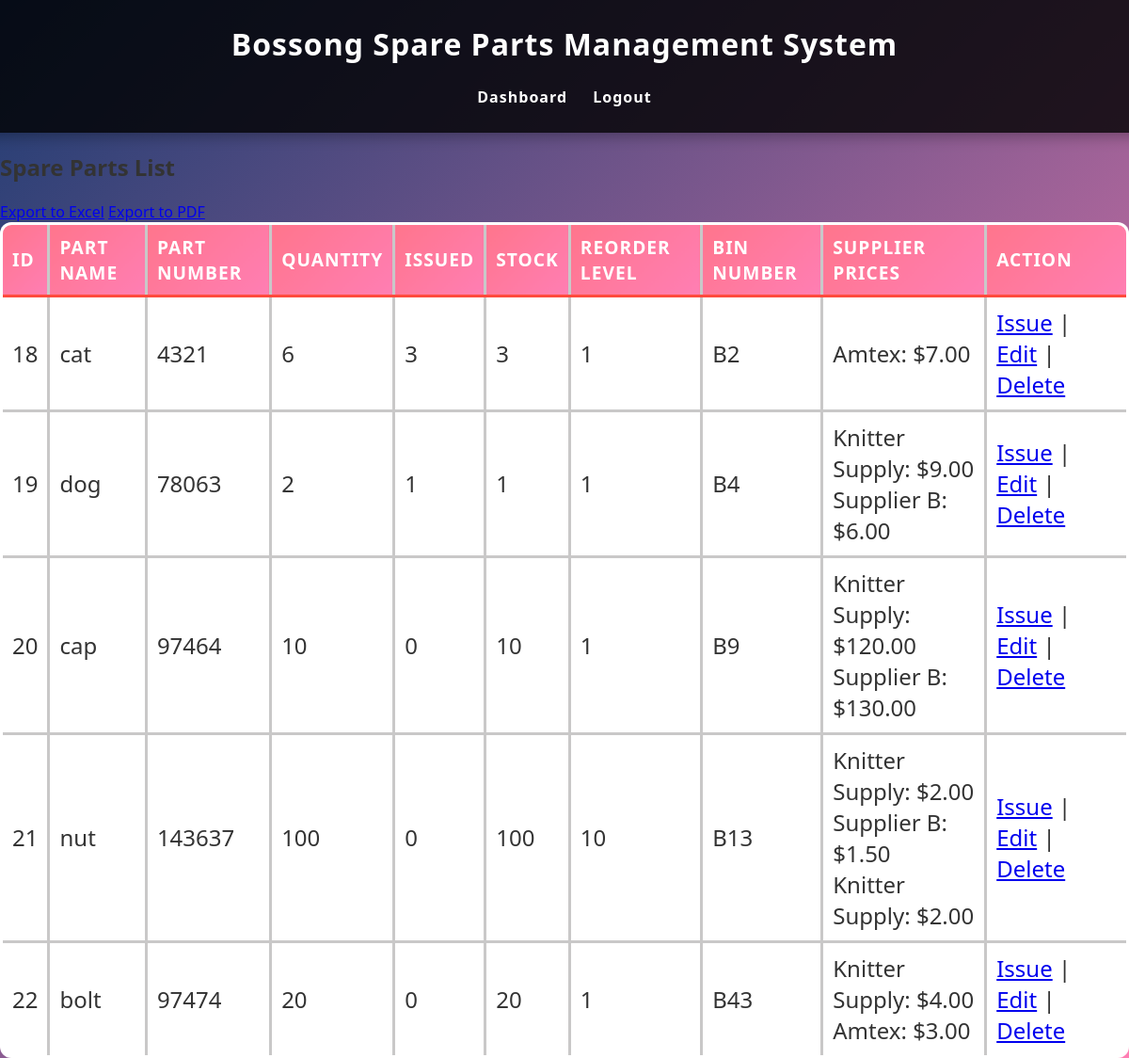
The page / (signed in) on the database its author committed.
### tables this page shows
CREATE TABLE `spare_parts` (
  `id` int(11) NOT NULL,
  `part_name` varchar(255) NOT NULL,
  `part_number` varchar(100) NOT NULL,
  `quantity` int(11) NOT NULL,
  `issued_quantity` int(11) DEFAULT 0,
  `reorder_level` int(11) NOT NULL,
  `bin_number` varchar(50) DEFAULT NULL,
  `supplier` varchar(100) DEFAULT NULL,
  `photo` varchar(255) DEFAULT NULL,
  `created_at` timestamp NOT NULL DEFAULT current_timestamp()
);

### index.php (the view, shortened to what this page needs)
<?php
include 'db.php';
$stmt = $conn->query("SELECT *, (quantity - issued_quantity) AS current_stock FROM spare_parts");
$parts = $stmt->fetchAll(PDO::FETCH_ASSOC);
?>
<!DOCTYPE html>
<html lang="en">
<head>
    <link rel="stylesheet" href="style.css">
</head>
<body>
    <header>
        <h1>Bossong Spare Parts Management System</h1>
        <nav>
            <a href="dashboard.php">Dashboard</a>
            <a href="logout.php">Logout</a>
        </nav>
    </header>
    <div class="form-container">
        <h2>Spare Parts List</h2>
        <div class="export-options">
            <a href="export.php?type=excel">Export to Excel</a>
            <a href="export.php?type=pdf">Export to PDF</a>
        </div>
        <table>
            <thead>
                <tr>
                    <th>ID</th>
                    <th>Part Name</th>
                    <th>Part Number</th>
                    <th>Quantity</th>
                    <th>Issued</th>
                    <th>Stock</th>
                    <th>Reorder Level</th>
                    <th>Bin Number</th>
                    <th>Supplier Prices</th>
                    <th>Action</th>
                </tr>
            </thead>
            <tbody>
                <?php foreach ($parts as $part): ?>
                    <tr class="<?= ($part['current_stock'] <= $part['reorder_level']) ? 'reorder' : '' ?>">
                        <td><?= $part['id'] ?></td>
                        <td><?= $part['part_name'] ?></td>
                        <td><?= $part['part_number'] ?></td>
                        <td><?= $part['quantity'] ?></td>
                        <td><?= $part['issued_quantity'] ?></td>
                        <td><?= $part['current_stock'] ?></td>
                        <td><?= $part['reorder_level'] ?></td>
                        <td><?= $part['bin_number'] ?></td>
                        <td>
                            <?php
                            $stmt = $conn->prepare("SELECT suppliers.supplier_name, part_prices.price FROM part_prices
                                                    JOIN suppliers ON part_prices.supplier_id = suppliers.id
                                                    WHERE part_prices.part_id = ?");
                            $stmt->execute([$part['id']]);
                            $supplier_prices = $stmt->fetchAll(PDO::FETCH_ASSOC);
                            if (!empty($supplier_prices)) {
                                foreach ($supplier_prices as $supplier_price) {
                                    echo "{$supplier_price['supplier_name']}: $" . number_format($supplier_price['price'], 2) . "<br>";
                                }
                            } else {
                                echo "No supplier prices available.";
                            }
                            ?>
                        </td>
                        <td>
                            <a href="issue.php?id=<?= $part['id'] ?>">Issue</a> |
                            <a href="edit.php?id=<?= $part['id'] ?>">Edit</a> |
                            <a href="delete.php?id=<?= $part['id'] ?>" onclick="return confirm('Are you sure?')">Delete</a>
                        </td>
                    </tr>
                <?php endforeach; ?>
            </tbody>
        </table>
    </div>
</body>
</html>

### style.css (style rules this page uses)
body { font-family: 'Segoe UI', Tahoma, Geneva, Verdana, sans-serif; margin: 0; padding: 0; color: #333; min-height: 100vh; display: flex; flex-direction: column; align-items: center; justify-content: center; background: linear-gradient(-45deg, #1e3c72, #2a5298, #ff758c, #ff7eb3, #1e3c72); background-size: 400% 400%; animation: gradientBG 12s ease infinite; }
header { background: rgba(0, 0, 0, 0.8); color: #fff; padding: 25px; width: 100%; text-align: center; box-shadow: 0 4px 15px rgba(0, 0, 0, 0.3); font-size: 1.5rem; font-weight: bold; letter-spacing: 1px; }
header h1 { margin: 0; font-size: 2rem; }
header nav { margin-top: 15px; }
header nav a { color: #fff; text-decoration: none; margin: 0 10px; font-size: 1rem; transition: color 0.3s ease; }
table { width: 100%; border-collapse: collapse; background: white; border-radius: 12px; overflow: hidden; border: 3px solid #ff4a3d; animation: fadeIn 1s ease-in-out; }
th, td { padding: 10px; font-size: 1.5rem; text-align: left; border: 3px solid #c9c8c8; transition: background 0.3s ease; }
th { background: linear-gradient(135deg, #ff758c, #ff7eb3); color: white; text-transform: uppercase; font-size: 1.2rem; letter-spacing: 1px; border-bottom: 3px solid #ff4a3d; }
tr:nth-child(even) { background: rgba(255, 255, 255, 0.9); }

### rows shown on the page
spare_parts: id "18", part_name "cat", part_number "4321", quantity "6", issued_quantity "3", current_stock "3", reorder_level "1", bin_number "B2", supplier_name "Amtex", price "7.00"
spare_parts: id "19", part_name "dog", part_number "78063", quantity "2", issued_quantity "1", current_stock "1", reorder_level "1", bin_number "B4", supplier_name "Knitter Supply", price "9.00", supplier_name "Supplier B", price "6.00"
spare_parts: id "20", part_name "cap", part_number "97464", quantity "10", issued_quantity "0", current_stock "10", reorder_level "1", bin_number "B9", supplier_name "Knitter Supply", price "120.00", supplier_name "Supplier B", price "130.00"
spare_parts: id "21", part_name "nut", part_number "143637", quantity "100", issued_quantity "0", current_stock "100", reorder_level "10", bin_number "B13", supplier_name "Knitter Supply", price "2.00", supplier_name "Supplier B", price "1.50"
spare_parts: id "22", part_name "bolt", part_number "97474", quantity "20", issued_quantity "0", current_stock "20", reorder_level "1", bin_number "B43", supplier_name "Knitter Supply", price "4.00", supplier_name "Amtex", price "3.00"
